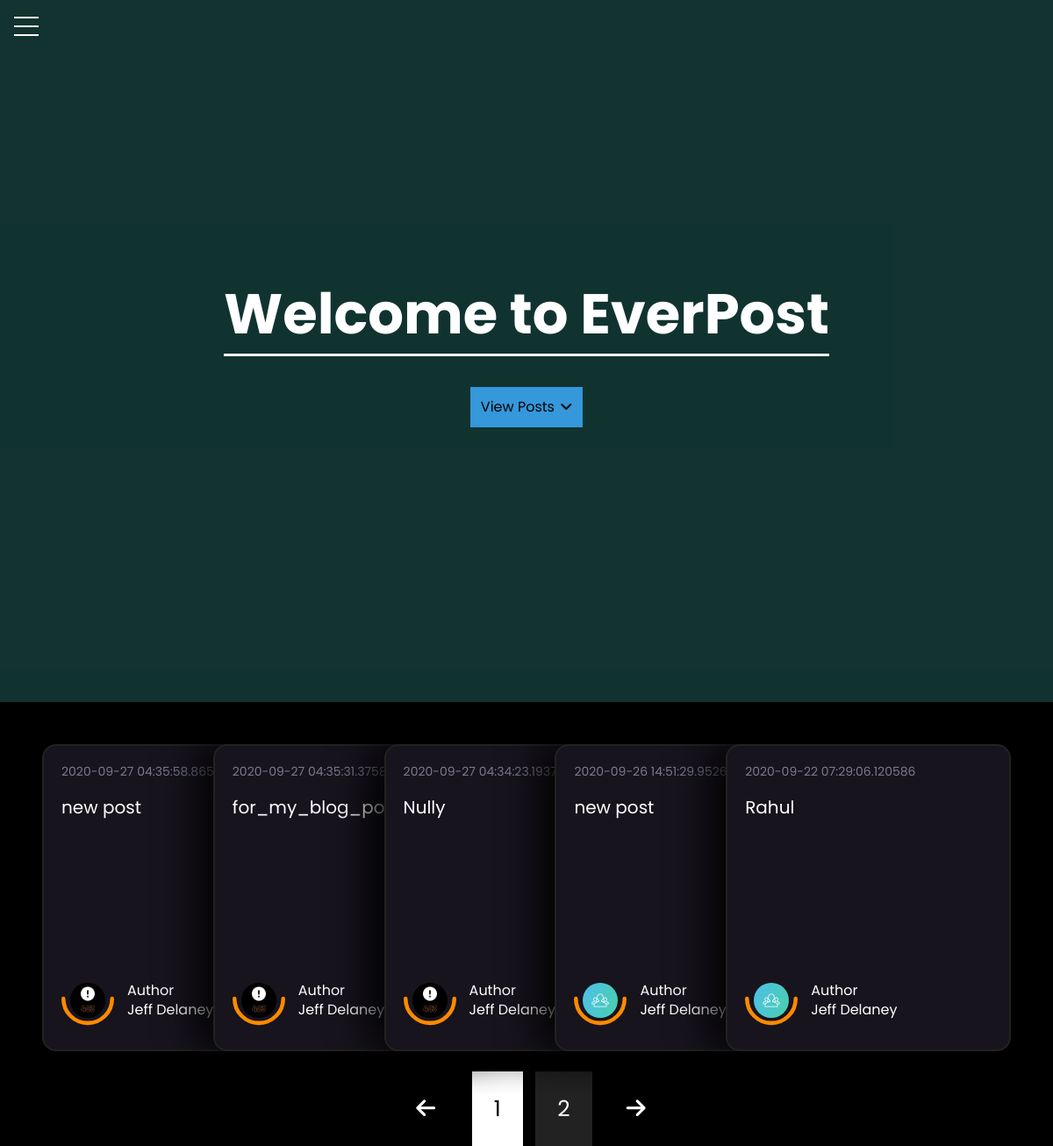
The page /home on the database its author committed.
### flaskblog/models.py (models this page shows, shortened)
class Post(db.Model):
    id = db.Column(db.Integer, primary_key=True)
    title = db.Column(db.String(), nullable=False)
    date_posted = db.Column(db.DateTime, nullable=False, default=datetime.utcnow)
    content = db.Column(db.Text, nullable=False)
    is_verified = db.Column(db.Boolean, default=False)
    is_edited = db.Column(db.Boolean, default=False)
    is_forwarded = db.Column(db.Boolean, default=False)
    views = db.Column(db.Integer, default=0)
    font = db.Column(db.String(30), default="Poppins")
    font_color = db.Column(db.String(20), default="#fff")
    user_id = db.Column(db.Integer, db.ForeignKey("user.id"), nullable=False)

class User(db.Model, UserMixin):
    id = db.Column(db.Integer, primary_key=True, unique=True)
    username = db.Column(db.String(20), unique=True, nullable=False)
    email = db.Column(db.String(120), unique=True, nullable=False)
    image_file = db.Column(db.String(20), nullable=False, default="default.jpg")
    password = db.Column(db.String(60), nullable=False)
    posts = db.relationship("Post", backref="author", lazy=True)

### flaskblog/main/routes.py (the view)
@main.route("/")
@main.route("/home")
def home():
    page = request.args.get("page", 1, type=int)
    posts = Post.query.order_by(
        Post.date_posted.desc()).paginate(page=page, per_page=5)
    return render_template("index.html", posts=posts)

### flaskblog/templates/index.html (shortened to what this page needs)
<!DOCTYPE html>
<html lang="en">
<head>
  <link rel="stylesheet" href="../static/card.css">
  <link rel="stylesheet" href="../static/style.css">
</head>
<body>
  <div class="main">
    <nav>
      <div class="menu-wrap">
        <div class="hamburger">
          <div></div>
        </div>
      </div>
    </nav>
  <link rel="stylesheet" href="../static/card.css">
  <div class="main">
    <header class="showcase">
      <div class="container showcase-inner">
        <h1>Welcome to EverPost</h1>
        <a href="#posts" class="viewpost-scroll">
          View Posts
          <i class="fas fa-angle-down" style="color: black; margin-left: 2px"></i>
        </a>
      </div>
    </header>
    <div id="posts" class="main">
      <section id="card-list">
        {% for post in posts.items %}
        <article id="card">
          <header id="card-header">
            <p id="date">{{post.date_posted}}</p>
            <a href="{{ url_for('posts.post', post_id=post.id )}}" id="title">{{post.title}}</a>
          </header>
          <div id="card-author">
            <a href="#" id="author-avatar">
              <img src="{{ url_for('static', filename='profile_pics/' + post.author.image_file) }}" />
            </a>
            <div id="author-name">
              <div class="author-name-prefix">Author</div>
              Jeff Delaney
            </div>
          </div>
        </article>
        {% endfor %}
      </section>
      <div class="pagination" id="pgn">
        <span class="dot">
          <i class="fas fa-arrow-left"></i>
        </span>
        {% for page_num in posts.iter_pages(left_edge=1, right_edge=1,
        left_current=1, right_current=2) %}
        {% if page_num %}
        {% if posts.page == page_num %}
        <a href="#pgn" id="current-btn">{{ page_num }}</a>
        {% else %}
        <a class="pagination-btn" href="{{ url_for('main.home', page=page_num) }}">{{ page_num }}</a>
        {% endif %}
        {% else %}
        <span class="dot">...</span>
        {% endif %}
        {% endfor %}
        <span class="dot"><i class="fas fa-arrow-right"></i></span>
      </div>
    </div>
  </div>
</body>
</html>

### flaskblog/static/card.css (style rules this page uses)
body { padding: 0; margin: 0; color: white; font-family: "Poppins"; }
a { text-decoration: none; }
#card-list { display: flex; padding: 3rem; overflow-x: scroll; }
#card { height: 350px; width: 400px; min-width: 250px; padding: 1#5rem; border-radius: 16px; background: #17141d; box-shadow: -1rem 0 3rem #000; display: flex; flex-direction: column; transition: #2s; margin: 0; scroll-snap-align: start; clear: both; position: relative; }
#card:not(:first-child) { margin-left: -130px; }
#card-header { margin-bottom: auto; }
#card-header p { font-size: 14px; margin: 0 0 1rem; color: #7a7a8c; }
#card-header a { font-size: 20px; margin: #25rem 0 auto; text-decoration: none; color: inherit; border: 0; display: inline-block; cursor: pointer; }
#card-author { margin: 3rem 0 0; display: grid; grid-template-columns: 75px 1fr; align-items: center; position: relative; }
#author-avatar { grid-area: auto; align-self: start; position: relative; box-sizing: border-box; }
#author-avatar img { width: 40px; height: 40px; border-radius: 50%; display: block; overflow: hidden; margin: 16px 10px; }
#author-name { grid-area: auto; box-sizing: border-box; }

### flaskblog/static/style.css (style rules this page uses)
* { margin: 0px 0px 0px 0px; padding: 0px 0px 0px 0px; box-sizing: border-box; font-family: Poppins, "Poppins", Helveltica, sans-serif; text-decoration: none; color: white; }
body { background-color: black; background-image: linear-gradient( 60deg, rgb(5, 5, 5), rgb(0, 0, 0), ); background-size: 100%; color: white; font-family: "Poppins", Poppins, sans-serif; line-height: 1.4; }
html { scroll-behavior: smooth; }
h1 { text-align: center; border-bottom: 3px solid white; margin-bottom: 35px; }
article { margin: 20px 500px 20px 50px; border: 2px solid #222; padding: 20px; transition: 0.3s linear; }
p { font-size: 1.3rem; }
:root { --primary-color: rgb(44 128 117 / 40%); --overlay-color: rgba(24, 39, 51, 0.85); --menu-speed: 0.75s; }
.container { max-width: 960px; margin: auto; overflow: hidden; padding: 0 3rem; }
.showcase { background-color: var(--primary-color); color: #fff; height: 100vh; position: relative; margin: 0px; padding: 0px; }
.showcase:before { content: ""; background: url("img/homepage-bg.png") no-repeat center center/cover; position: absolute; top: 0; left: 0; width: 100%; height: 100%; z-index: -1; }
.showcase .showcase-inner { display: flex; flex-direction: column; align-items: center; justify-content: center; text-align: center; height: 100%; }
.showcase h1 { font-size: 4rem; }
.menu-wrap { position: fixed; top: 0; left: 0; z-index: 1; }
.menu-wrap .hamburger { position: absolute; top: 0; left: 0; z-index: 1; width: 60px; height: 60px; padding: 1rem; background: none; display: flex; align-items: center; justify-content: center; }
.menu-wrap .hamburger > div { position: relative; width: 100%; height: 2px; background-color: white; display: flex; align-items: center; justify-content: center; transition: all 0.4s ease; }
.menu-wrap .hamburger > div:before, .menu-wrap .hamburger > div:after { content: ""; position: absolute; z-index: 1; top: -10px; width: 100%; height: 2px; background: inherit; }
.menu-wrap .hamburger > div:after { top: 10px; }
#title { width: 30rem; }
.viewpost-scroll { padding: 12px; background-color: #3498db; color: black; text-decoration: none; }
.pagination { text-align: center; }
.pagination a, .pagination .dot { color: white; background-color: #222; padding: 25px; font-size: 25px; margin-top: 30px; margin-left: 10px; }
.pagination .dot { background-color: black; }
#current-btn { background-color: white; color: black; }

### rows shown on the page
Post: date_posted "2020-09-27 04:35:58.865293", title "new post", image_file (picture)
Post: date_posted "2020-09-27 04:35:31.375848", title "for_my_blog_post_app", image_file (picture)
Post: date_posted "2020-09-27 04:34:23.193708", title "Nully", image_file (picture)
Post: date_posted "2020-09-26 14:51:29.952615", title "new post", image_file (placeholder picture)
Post: date_posted "2020-09-22 07:29:06.120586", title "Rahul", image_file (placeholder picture)

### other values the page prints
{{ page_num }} "1"
{{ page_num }} "2"
